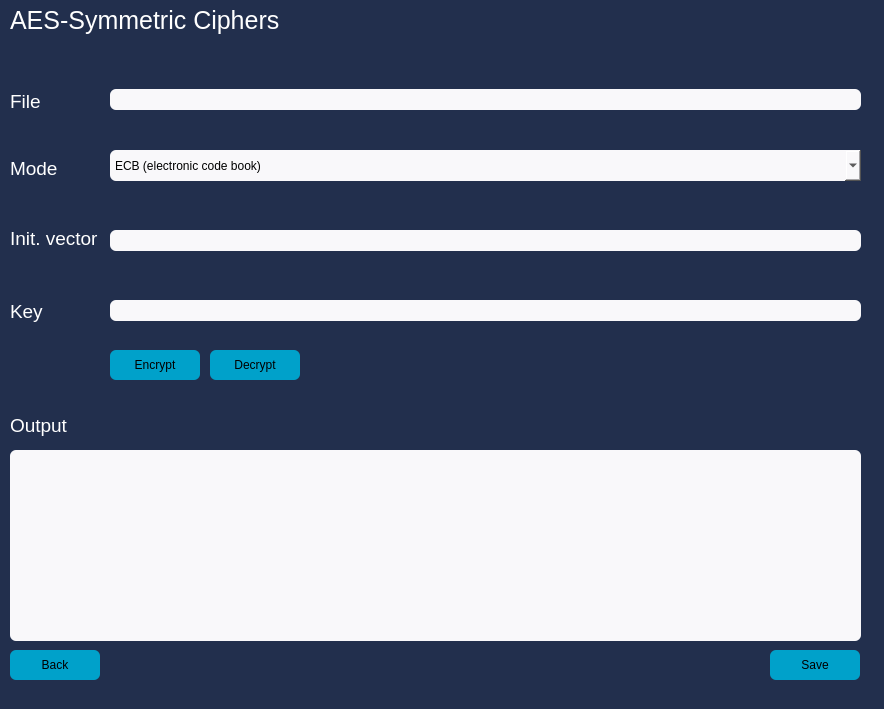
<?xml version="1.0" encoding="UTF-8"?>
<ui version="4.0">
 <class>AES</class>
 <widget class="QWidget" name="AES">
  <property name="geometry">
   <rect>
    <x>0</x>
    <y>0</y>
    <width>884</width>
    <height>709</height>
   </rect>
  </property>
  <property name="windowTitle">
   <string>Widget</string>
  </property>
  <property name="styleSheet">
   <string notr="true">background:#222f4d</string>
  </property>
  <widget class="QLabel" name="header">
   <property name="geometry">
    <rect>
     <x>10</x>
     <y>0</y>
     <width>281</width>
     <height>41</height>
    </rect>
   </property>
   <property name="font">
    <font>
     <pointsize>19</pointsize>
    </font>
   </property>
   <property name="styleSheet">
    <string notr="true">color:white;</string>
   </property>
   <property name="text">
    <string>AES-Symmetric Ciphers</string>
   </property>
  </widget>
  <widget class="QLabel" name="mode">
   <property name="geometry">
    <rect>
     <x>10</x>
     <y>160</y>
     <width>57</width>
     <height>16</height>
    </rect>
   </property>
   <property name="font">
    <font>
     <pointsize>14</pointsize>
    </font>
   </property>
   <property name="styleSheet">
    <string notr="true">color:white;</string>
   </property>
   <property name="text">
    <string>Mode</string>
   </property>
  </widget>
  <widget class="QComboBox" name="modeOptions">
   <property name="geometry">
    <rect>
     <x>110</x>
     <y>150</y>
     <width>751</width>
     <height>31</height>
    </rect>
   </property>
   <property name="styleSheet">
    <string notr="true">QComboBox {
    background-color: #f9f8fa;
    color: black;
    border-radius: 6px;
}

QComboBox QAbstractItemView {
    background-color: #f9f8fa;
    color: black;
    border-radius: 6px;
    selection-background-color: #aeb0b3; /* Change this color for the selected item in the dropdown list */
}

</string>
   </property>
   <item>
    <property name="text">
     <string>ECB (electronic code book)</string>
    </property>
   </item>
   <item>
    <property name="text">
     <string>CBC (cipher block chaining)</string>
    </property>
   </item>
  </widget>
  <widget class="QPushButton" name="enc">
   <property name="geometry">
    <rect>
     <x>110</x>
     <y>350</y>
     <width>90</width>
     <height>30</height>
    </rect>
   </property>
   <property name="styleSheet">
    <string notr="true">background:#00a1ca;
color: black;
border-radius: 6px;</string>
   </property>
   <property name="text">
    <string>Encrypt</string>
   </property>
  </widget>
  <widget class="QPushButton" name="dec">
   <property name="geometry">
    <rect>
     <x>210</x>
     <y>350</y>
     <width>90</width>
     <height>30</height>
    </rect>
   </property>
   <property name="styleSheet">
    <string notr="true">background:#00a1ca;
color: black;
border-radius: 6px;</string>
   </property>
   <property name="text">
    <string>Decrypt</string>
   </property>
  </widget>
  <widget class="QLabel" name="output">
   <property name="geometry">
    <rect>
     <x>10</x>
     <y>410</y>
     <width>661</width>
     <height>31</height>
    </rect>
   </property>
   <property name="font">
    <font>
     <pointsize>14</pointsize>
    </font>
   </property>
   <property name="styleSheet">
    <string notr="true">color:white;</string>
   </property>
   <property name="text">
    <string>Output</string>
   </property>
  </widget>
  <widget class="QTextBrowser" name="outputText">
   <property name="geometry">
    <rect>
     <x>10</x>
     <y>450</y>
     <width>851</width>
     <height>191</height>
    </rect>
   </property>
   <property name="styleSheet">
    <string notr="true">background:#f9f8fa;
color:balck;
border-radius: 6px;</string>
   </property>
  </widget>
  <widget class="QPushButton" name="save">
   <property name="geometry">
    <rect>
     <x>770</x>
     <y>650</y>
     <width>90</width>
     <height>30</height>
    </rect>
   </property>
   <property name="styleSheet">
    <string notr="true">background:#00a1ca;
color: black;
border-radius: 6px;</string>
   </property>
   <property name="text">
    <string>Save</string>
   </property>
  </widget>
  <widget class="QLabel" name="label_2">
   <property name="geometry">
    <rect>
     <x>10</x>
     <y>230</y>
     <width>91</width>
     <height>16</height>
    </rect>
   </property>
   <property name="font">
    <font>
     <pointsize>14</pointsize>
    </font>
   </property>
   <property name="styleSheet">
    <string notr="true">color:white;</string>
   </property>
   <property name="text">
    <string>Init. vector</string>
   </property>
  </widget>
  <widget class="QLineEdit" name="initVector">
   <property name="geometry">
    <rect>
     <x>110</x>
     <y>230</y>
     <width>751</width>
     <height>21</height>
    </rect>
   </property>
   <property name="styleSheet">
    <string notr="true">background:#f9f8fa;
color:balck;
border-radius: 6px;</string>
   </property>
  </widget>
  <widget class="QLineEdit" name="filePath">
   <property name="geometry">
    <rect>
     <x>110</x>
     <y>89</y>
     <width>751</width>
     <height>21</height>
    </rect>
   </property>
   <property name="styleSheet">
    <string notr="true">background:#f9f8fa;
color:balck;
border-radius: 6px;</string>
   </property>
  </widget>
  <widget class="QLabel" name="file">
   <property name="geometry">
    <rect>
     <x>10</x>
     <y>90</y>
     <width>91</width>
     <height>23</height>
    </rect>
   </property>
   <property name="font">
    <font>
     <pointsize>14</pointsize>
    </font>
   </property>
   <property name="styleSheet">
    <string notr="true">color:white;</string>
   </property>
   <property name="text">
    <string>File</string>
   </property>
  </widget>
  <widget class="QLineEdit" name="key">
   <property name="geometry">
    <rect>
     <x>110</x>
     <y>300</y>
     <width>751</width>
     <height>21</height>
    </rect>
   </property>
   <property name="styleSheet">
    <string notr="true">background:#f9f8fa;
color:balck;
border-radius: 6px;</string>
   </property>
  </widget>
  <widget class="QLabel" name="label">
   <property name="geometry">
    <rect>
     <x>10</x>
     <y>300</y>
     <width>41</width>
     <height>23</height>
    </rect>
   </property>
   <property name="font">
    <font>
     <pointsize>14</pointsize>
    </font>
   </property>
   <property name="styleSheet">
    <string notr="true">color:white;</string>
   </property>
   <property name="text">
    <string>Key</string>
   </property>
  </widget>
  <widget class="QPushButton" name="back">
   <property name="geometry">
    <rect>
     <x>10</x>
     <y>650</y>
     <width>90</width>
     <height>30</height>
    </rect>
   </property>
   <property name="styleSheet">
    <string notr="true">background:#00a1ca;
color: black;
border-radius: 6px;</string>
   </property>
   <property name="text">
    <string>Back</string>
   </property>
  </widget>
 </widget>
 <resources/>
 <connections/>
</ui>
